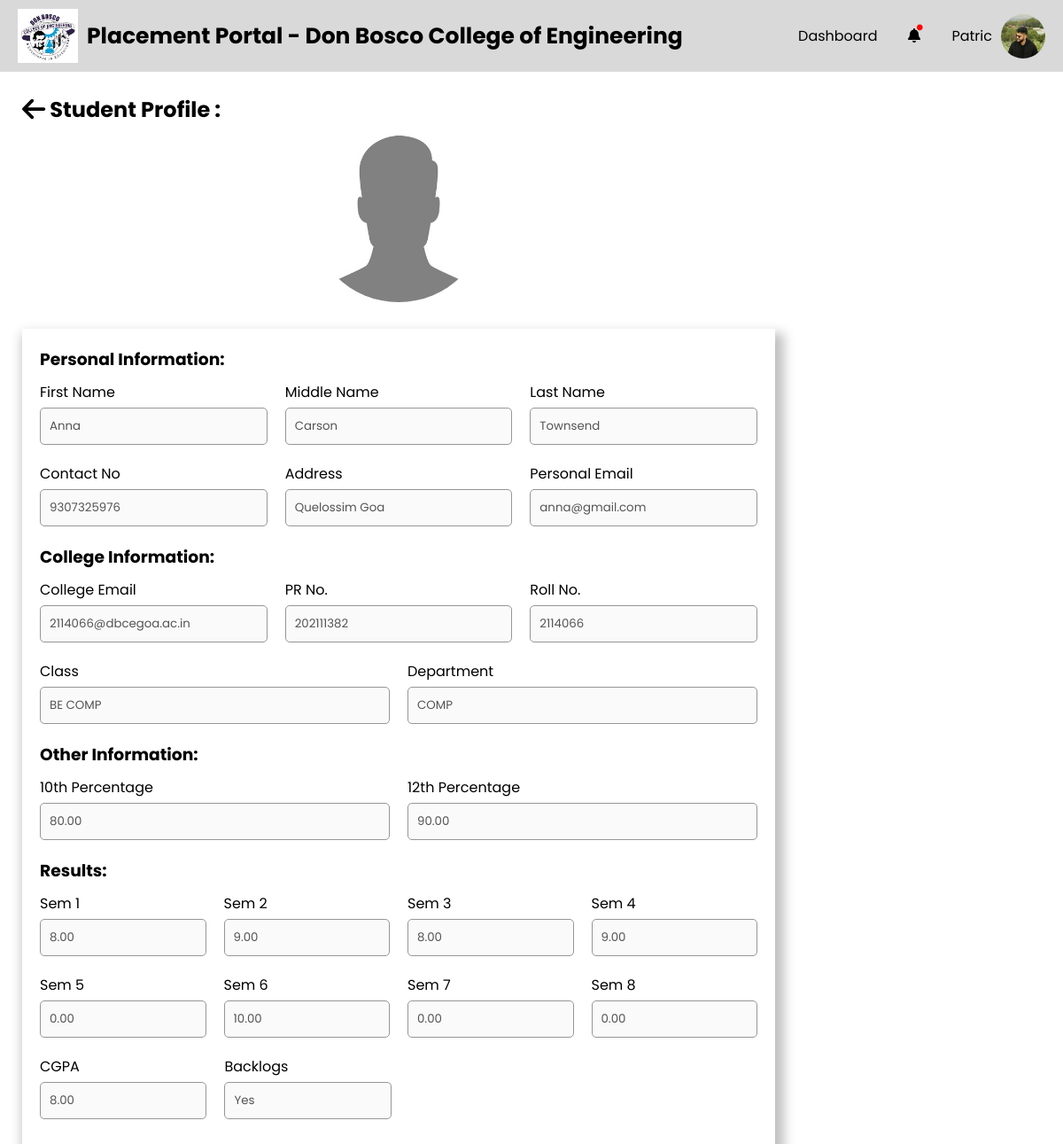
Page /PlacementCoordinator/student-management-view-student.php?semail=2114066@dbcegoa.ac.in (signed in) on the earlier database version.
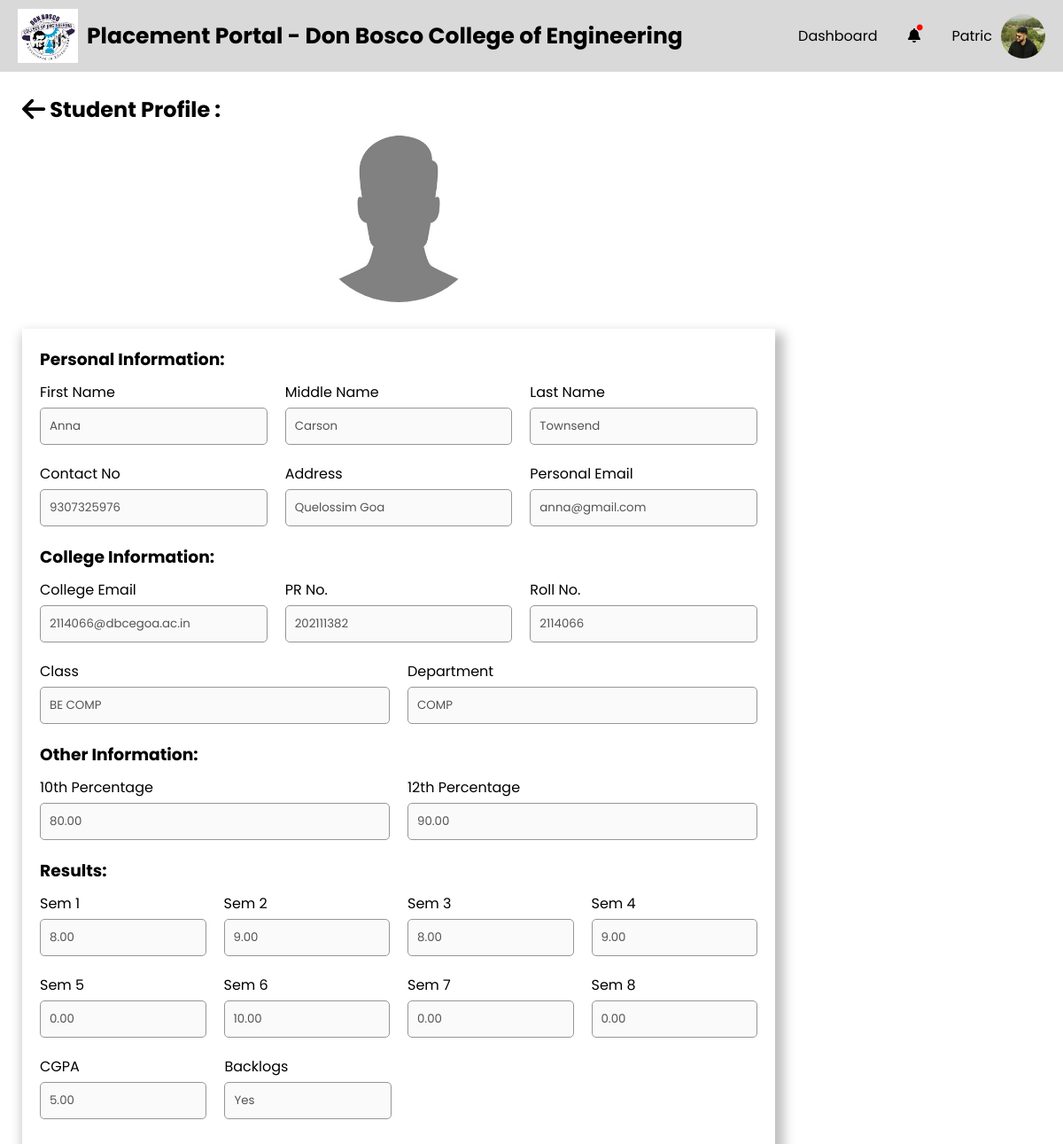
Same page on the later database version.
### tables this page shows
CREATE TABLE `student` (
  `S_College_Email` varchar(255) NOT NULL,
  `S_Fname` varchar(255) NOT NULL,
  `S_Mname` varchar(255) NOT NULL,
  `S_Lname` varchar(255) NOT NULL,
  `S_Personal_Email` varchar(255) NOT NULL,
  `S_Address` text NOT NULL,
  `S_Phone_no` varchar(20) NOT NULL,
  `S_Roll_no` varchar(50) NOT NULL,
  `S_PR_No` varchar(50) NOT NULL,
  `S_10th_Perc` decimal(5,2) NOT NULL,
  `S_12th_Perc` decimal(5,2) NOT NULL,
  `S_Password` varchar(255) NOT NULL,
  `S_Resume` varchar(255) NOT NULL,
  `S_Profile_pic` varchar(255) NOT NULL,
  `S_10th_marksheet` varchar(255) NOT NULL,
  `S_12th_marksheet` varchar(255) NOT NULL,
  `S_Class_id` int(11) DEFAULT NULL,
  `S_Year_of_Admission` year(4) NOT NULL,
  `Gender` varchar(1) NOT NULL,
  `PLACED` varchar(10) NOT NULL DEFAULT 'No',
  `registration_complete` tinyint(4) NOT NULL DEFAULT 0
);

CREATE TABLE `result` (
  `S_College_Email` varchar(255) NOT NULL,
  `Sem1_SGPA` decimal(4,2) NOT NULL DEFAULT 0.00,
  `Sem2_SGPA` decimal(4,2) NOT NULL DEFAULT 0.00,
  `Sem3_SGPA` decimal(4,2) NOT NULL DEFAULT 0.00,
  `Sem4_SGPA` decimal(4,2) NOT NULL DEFAULT 0.00,
  `Sem5_SGPA` decimal(4,2) NOT NULL DEFAULT 0.00,
  `Sem6_SGPA` decimal(4,2) NOT NULL DEFAULT 0.00,
  `Sem7_SGPA` decimal(4,2) NOT NULL DEFAULT 0.00,
  `Sem8_SGPA` decimal(4,2) NOT NULL DEFAULT 0.00,
  `CGPA` decimal(4,2) NOT NULL DEFAULT 0.00,
  `has_backlogs` tinyint(1) DEFAULT 0
);

CREATE TABLE `class` (
  `Class_id` int(11) NOT NULL,
  `Class_name` varchar(255) NOT NULL,
  `Dept_id` int(11) DEFAULT NULL
);

CREATE TABLE `department` (
  `Dept_id` int(11) NOT NULL,
  `Dept_name` varchar(255) NOT NULL
);

### PlacementCoordinator/student-management-view-student.php (the view, shortened to what the changed rows need)
<?php
global $conn;
if (isset($_SESSION["user_type"]) && isset($_SESSION["user_email"])) {
    $fetchStudentQuery = "SELECT S.S_10th_marksheet as marksheet_10, S.S_12th_marksheet as marksheet_12, S.S_10th_Perc as percentage_10, S.S_12th_Perc as percentage_12, S.S_Address as address, S.S_College_Email as cemail, S.S_Fname as fname, S.S_Lname as lname, S.S_Mname as mname, S.S_Personal_Email as pemail, S.S_Phone_no as phoneno, S.S_PR_No as prno, S.S_Resume as resume, S.S_Roll_no as rollno, S.S_Year_of_Admission as yoa, C.Class_name as class, D.Dept_name as department, S.S_Profile_pic as image, R.Sem1_SGPA as sem1, R.Sem2_SGPA as sem2, R.Sem3_SGPA as sem3,R.Sem4_SGPA as sem4,R.Sem5_SGPA as sem5,R.Sem6_SGPA as sem6,R.Sem7_SGPA as sem7,R.Sem8_SGPA as sem8,R.CGPA as cgpa,R.has_backlogs as backs FROM student S INNER JOIN class as C ON C.Class_id = S.S_Class_id INNER JOIN department as D ON D.Dept_id = C.Dept_id INNER JOIN result as R ON R.S_College_Email = S.S_College_Email WHERE S.S_College_Email = ?;";
    $fetchStudent = $conn->prepare($fetchStudentQuery);
    $fetchStudent->bind_param("s",$_GET["semail"]);
    $fetchStudent->execute();
    $result = $fetchStudent->get_result();
    if ($result->num_rows > 0) {
        $StudentInfo = $result->fetch_assoc();
        $StudentFName = htmlspecialchars($StudentInfo['fname']);
        $StudentMName = htmlspecialchars($StudentInfo['mname']);
        $StudentLName = htmlspecialchars($StudentInfo['lname']);
        $StudentAddress = htmlspecialchars($StudentInfo['address']);
        $StudentPercentage_10 = htmlspecialchars($StudentInfo['percentage_10']);
        $StudentPercentage_12 = htmlspecialchars($StudentInfo['percentage_12']);
        $StudentPEmail = htmlspecialchars($StudentInfo['pemail']);
        $StudentCEmail = htmlspecialchars($StudentInfo['cemail']);
        $StudentClass = htmlspecialchars($StudentInfo['class']);
        $StudentDepartment = htmlspecialchars($StudentInfo['department']);
        $StudentImage = htmlspecialchars($StudentInfo['image']);
        $StudentRollNo = htmlspecialchars($StudentInfo['rollno']);
        $StudentPhoneNo = htmlspecialchars($StudentInfo['phoneno']);
        $StudentPRN = htmlspecialchars($StudentInfo['prno']);
        $StudentSem1 = htmlspecialchars($StudentInfo['sem1']);
        $StudentSem2 = htmlspecialchars($StudentInfo['sem2']);
        $StudentSem3 = htmlspecialchars($StudentInfo['sem3']);
        $StudentSem4 = htmlspecialchars($StudentInfo['sem4']);
        $StudentSem5 = htmlspecialchars($StudentInfo['sem5']);
        $StudentSem6 = htmlspecialchars($StudentInfo['sem6']);
        $StudentSem7 = htmlspecialchars($StudentInfo['sem7']);
        $StudentSem8 = htmlspecialchars($StudentInfo['sem8']);
        $StudentCGPA = htmlspecialchars($StudentInfo['cgpa']);
        $StudentBacks = htmlspecialchars($StudentInfo['backs']);
    } else {
    }
} else {
    echo "Session variables not set.";
    exit();
}
?>
<!DOCTYPE html>
<html lang="en">
<head>
    <?php include './head.php' ?>
    <link rel="stylesheet" href="./css/student-management-view-student.css">
</head>
<body>
    <div id="wrapper">
        <?php include './header.php' ?>
        <div class="container">
            <div class="main-container">
                <h2 class="main-container-heading"><a href="#" onclick="window.history.back(); return false;"><i class="fa-solid fa-arrow-left fa-lg" style="color: #000000;"></i></a>
                    Student Profile : </h2>
                <?php
                echo '
                <form action="./my-profile.php" method="post" enctype="multipart/form-data" class="profile-image">
                    <img src="../Data/Students/Profile_Images/' . $StudentImage . '" alt="Profile Picture" id="profile-image">
                   <!-- <div class="upload-button-container">
                        <input type="file" name="profile_pic">
                        <button type="submit" name="upload_pic" class="change-picture">Upload Picture</button>
                    </div> -->
                </form>';
                ?>
                <div class="sections">
                    <form action="./my-profile.php" method="post">
                        <?php
                        echo '<div class="form-adjust">
                            <div>
                                <label for="fname">First Name</label><br>
                                <input type="text" name="fname" value="' . $StudentFName . '" disabled>
                            </div>
                            <div>
                                <label for="mname">Middle Name</label><br>
                                <input type="text" name="mname" value="' . $StudentMName . '" disabled>
                            </div>
                            <div>
                                <label for="lname">Last Name</label><br>
                                <input type="text" name="lname" value="' . $StudentLName . '" disabled>
                            </div>
                        </div>
                        <div class="form-adjust">
                            <div>
                                <label for="phno">Contact No</label><br>
                                <input type="text" name="phno" value="' . $StudentPhoneNo . '" disabled>
                            </div>
                            <div>
                                <label for="addr">Address</label><br>
                                <input type="text" name="addr" value="' . $StudentAddress . '" disabled>
                            </div>
                            <div>
                                <label for="pemail">Personal Email</label><br>
                                <input type="text" name="pemail" value="' . $StudentPEmail . '" disabled>
                            </div>
                        </div>';
                        ?>
                        <?php
                        echo '<div class="form-adjust">
                            <div>
                                <label for="cemail">College Email</label><br>
                                <input type="text" name="cemail" value="' . $StudentCEmail . '" disabled>
                            </div>
                            <div>
                                <label for="prn">PR No.</label><br>
                                <input type="text" name="prn" value="' . $StudentPRN . '" disabled>
                            </div>
                            <div>
                                <label for="rollno">Roll No.</label><br>
                                <input type="text" name="rollno" value="' . $StudentRollNo . '" disabled>
                            </div>
                        </div>
                        <div class="form-adjust">
                            <div>
                                <label for="class">Class</label><br>
                                <input type="text" name="class" value="' . $StudentClass . '" disabled>
                            </div>
                            <div>
                                <label for="department">Department</label><br>
                                <input type="text" name="department" value="' . $StudentDepartment . '" disabled>
                            </div>
                        </div>
                        <h3>Other Information:</h3>
                        <div class="form-adjust">
                            <div>
                                <label for="per10">10th Percentage</label><br>
                                <input type="number" name="per10" step="0.01" min="0" max="100" value="' . $StudentPercentage_10 . '" disabled>
                            </div>
                            <div>
                                <label for="per12">12th Percentage</label><br>
                                <input type="number" name="per12" step="0.01" min="0" max="100" value="' . $StudentPercentage_12 . '" disabled>
                            </div>
                        </div>';
                        ?>
                        <?php
                        echo '
                        <div class="form-adjust">
                            <div>
                                <label for="sem1">Sem 1</label><br>
                                <input type="number" name="sem1" step="0.01" min="0" max="10" value="' . $StudentSem1 . '" disabled>
                            </div>
                            <div>
                                <label for="sem2">Sem 2</label><br>
                                <input type="number" name="sem2" step="0.01" min="0" max="10" value="' . $StudentSem2 . '" disabled>
                            </div>
                            <div>
                                <label for="sem3">Sem 3</label><br>
                                <input type="number" name="sem3" step="0.01" min="0" max="10" value="' . $StudentSem3 . '" disabled>
                            </div>
                            <div>
                                <label for="sem4">Sem 4</label><br>
                                <input type="number" name="sem4" step="0.01" min="0" max="10" value="' . $StudentSem4 . '" disabled>
                            </div>
                        </div>
                        <div class="form-adjust">
                            <div>
                                <label for="sem5">Sem 5</label><br>
                                <input type="number" name="sem5" step="0.01" min="0" max="10" value="' . $StudentSem5 . '" disabled>
                            </div>
                            <div>
                                <label for="sem6">Sem 6</label><br>
                                <input type="number" name="sem6" step="0.01" min="0" max="10" value="' . $StudentSem6 . '" disabled>
                            </div>
                            <div>
                                <label for="sem7">Sem 7</label><br>
                                <input type="number" name="sem7" step="0.01" min="0" max="10" value="' . $StudentSem7 . '" disabled>
                            </div>
                            <div>
                                <label for="sem8">Sem 8</label><br>
                                <input type="number" name="sem8" step="0.01" min="0" max="10" value="' . $StudentSem8 . '" disabled>
                            </div>
                        </div>
                        <div class="form-adjust cgpa">
                            <div>
                                <label for="cgpa">CGPA</label><br>
                                <input type="number" name="cgpa" step="0.01" min="0" max="10" value="' . $StudentCGPA . '" step="0.01" min="0" max="10" disabled>
                            </div>
                            <div>
                                <label for="backs">Backlogs</label><br>';
                        if ($StudentBacks == "0") {
                            echo '<input type="text" value="No" disabled>
                        </div>
                        </div>';
                        } else {
                            echo '<input type="text" value="Yes" disabled>
                        </div>
                        </div>';
                        }
                        ?>
                    </form>
                </div>
            </div>
        </div>
    </div>
</body>
</html>

Differences in the rows shown:
changed through a linked row, student "Anna": cgpa "8.00" → "5.00"
